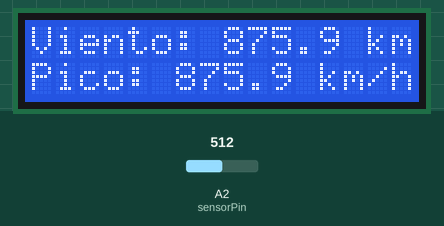
Bench run of a sketch on a simulated Arduino Uno, built with avr-gcc and run on an emulated ATmega328P. Parts: 16×2 character LCD. Inputs (shaded band) come from the test bench; at power-on: A2 (sensorPin) = 512.

Above: at 1.2 s.
1.3 s: A2 (sensorPin) set to 7
At 2.9 s:
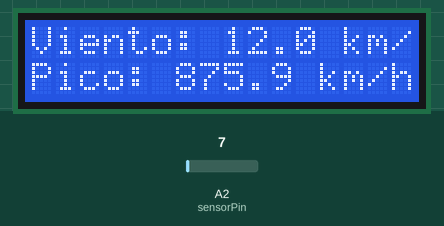
3.2 s: A2 (sensorPin) set to 4
At 4.4 s:
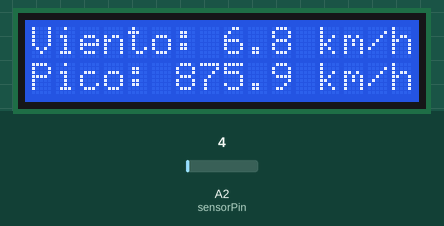
4.8 s: A2 (sensorPin) set to 0
At 5.7 s:
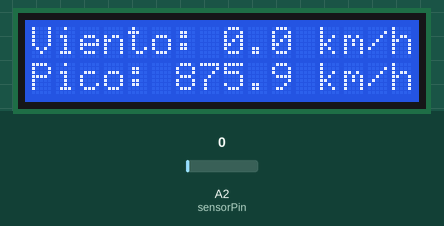
Timing chart, 0 to 7.8 s (numbered marks = the images above; inputs shaded):
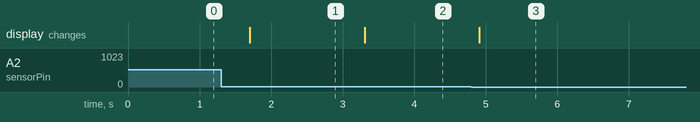

The sketch:

AmemometroConVelPico.ino
```cpp
#include <Wire.h>
#include <LiquidCrystal_I2C.h>

LiquidCrystal_I2C lcd(0x27, 16, 2); // LCD I2C 16x2

const int sensorPin = A2;
float voltaje = 0;
float velocidadViento = 0;
float velocidadPico = 0; // Valor máximo registrado

const float FACTOR_CALIBRADO = 350.0; // Ajustá según tu sensor

void setup() {
  lcd.init();
  lcd.backlight();
  Serial.begin(9600);
}

void loop() {
  int lectura = analogRead(sensorPin);
  voltaje = lectura * (5.0 / 1023.0);
  velocidadViento = voltaje * FACTOR_CALIBRADO;

  // Actualizar el valor pico solo si se supera
  if (velocidadViento > velocidadPico) {
    velocidadPico = velocidadViento;
  }

  // Mostrar velocidad actual
  lcd.setCursor(0, 0);
  lcd.print("Viento: ");
  lcd.print(velocidadViento, 1);
  lcd.print(" km/h ");

  // Mostrar valor pico
  lcd.setCursor(0, 1);
  lcd.print("Pico: ");
  lcd.print(velocidadPico, 1);
  lcd.print(" km/h ");

  delay(500);
}
```

Measured:
- after the input at 1.3 s, the display: changes after 0.40 s (image 1)
- after the input at 3.2 s, the display: changes after 0.11 s (image 2)
- after the input at 4.8 s, the display: changes after 0.11 s (image 3)
